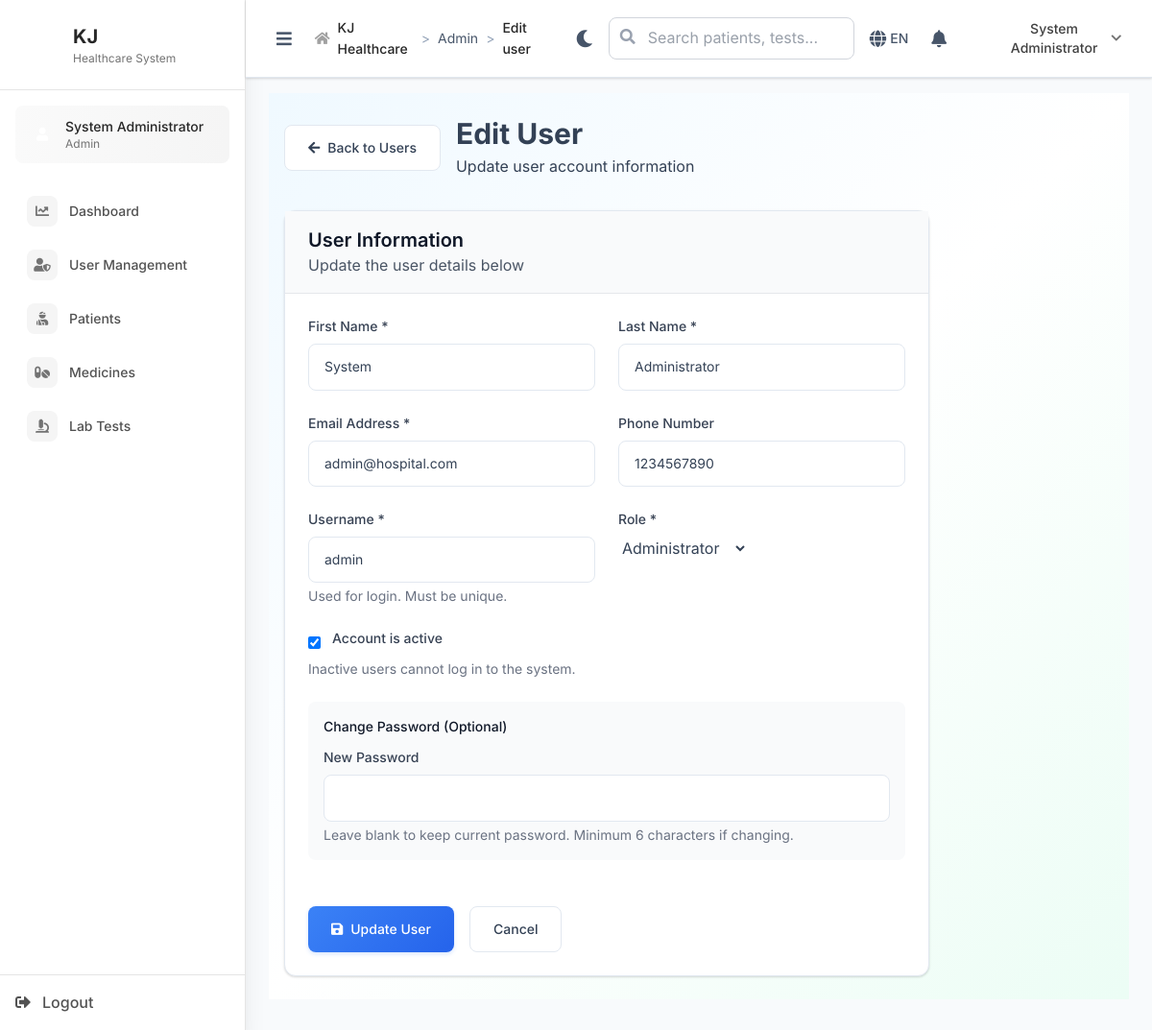
The page /admin/edit_user?id=1 (signed in) on the database as committed earlier.
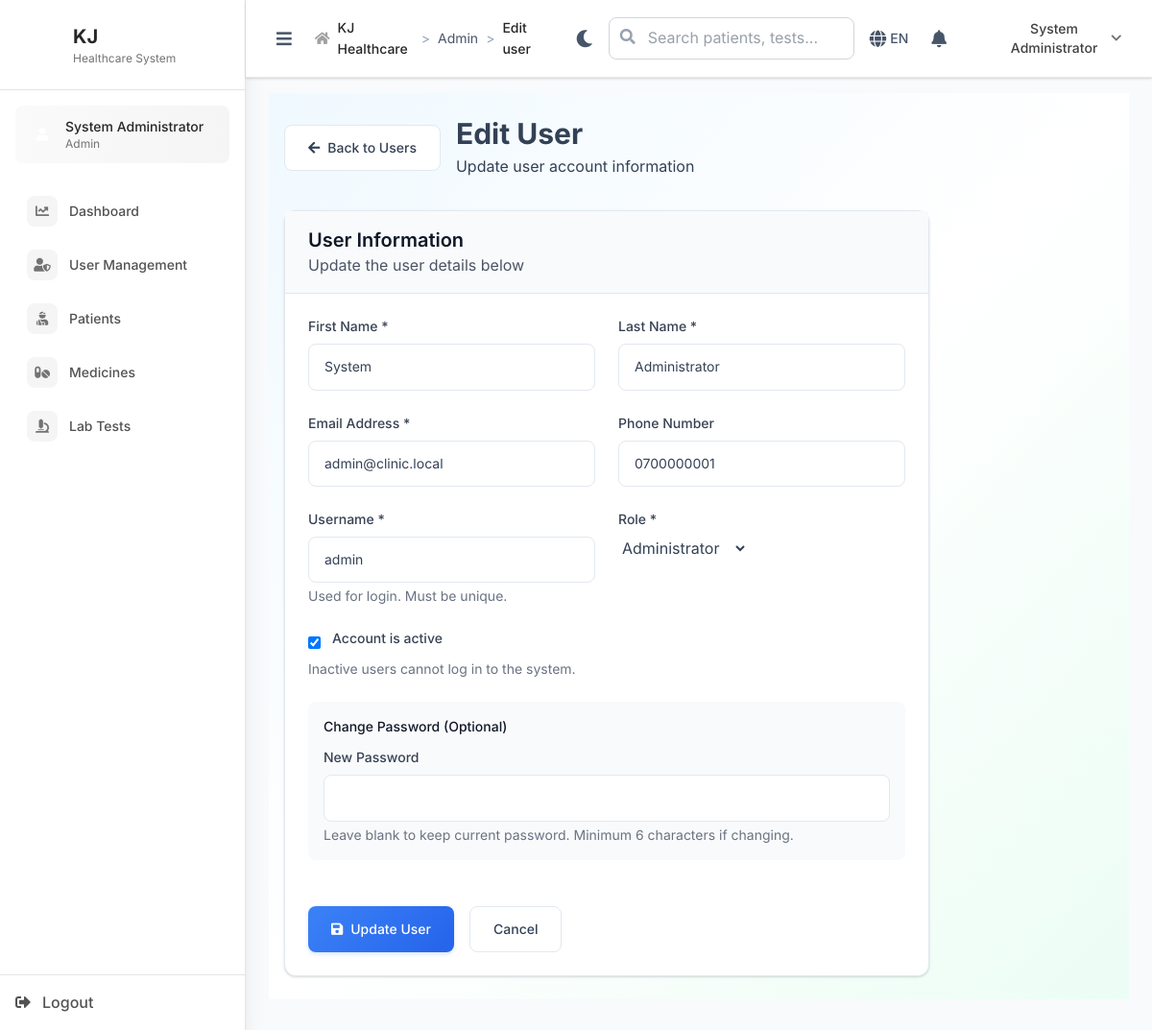
The same page on the database as committed later.
### tables this page shows
CREATE TABLE `users` (
  `id` INT(11) NOT NULL AUTO_INCREMENT,
  `username` VARCHAR(50) NOT NULL UNIQUE,
  `password_hash` VARCHAR(255) NOT NULL,
  `email` VARCHAR(100) NOT NULL UNIQUE,
  `role` ENUM('admin','receptionist','doctor','lab_technician') NOT NULL,
  `first_name` VARCHAR(50) NOT NULL,
  `last_name` VARCHAR(50) NOT NULL,
  `phone` VARCHAR(20) DEFAULT NULL,
  `specialization` VARCHAR(100) DEFAULT NULL COMMENT 'For doctors - future use',
  `is_active` TINYINT(1) DEFAULT 1,
  `created_at` TIMESTAMP NOT NULL DEFAULT CURRENT_TIMESTAMP,
  `updated_at` TIMESTAMP NOT NULL DEFAULT CURRENT_TIMESTAMP ON UPDATE CURRENT_TIMESTAMP,
  PRIMARY KEY (`id`),
  KEY `idx_users_role` (`role`),
  KEY `idx_users_active` (`is_active`)
);

### includes/BaseController.php (called while the page is built, shortened)
<?php
class BaseController {
    public function __construct() {
        global $pdo;
        $this->pdo = $pdo;
    }
    protected function render($view, $data = []) {
        extract($data);
        include __DIR__ . "/../views/{$view}.php";
        include __DIR__ . '/../views/layouts/main.php';
    }
}
?>

### controllers/AdminController.php (called while the page is built, shortened)
<?php
require_once __DIR__ . '/../includes/BaseController.php';
class AdminController extends BaseController {
    public function edit_user() {
        $user_id = $_GET['id'] ?? null;
        $stmt = $this->pdo->prepare("SELECT * FROM users WHERE id = ?");
        $stmt->execute([$user_id]);
        $user = $stmt->fetch();
        $this->render('admin/edit_user', [
            'user' => $user,
            'csrf_token' => $this->generateCSRF()
        ]);
    }
}
?>

### index.php (called while the page is built, shortened)
<?php
$request = $_SERVER['REQUEST_URI'];
$path = parse_url($request, PHP_URL_PATH);
if (strpos($path, BASE_PATH) === 0) {
    $path = substr($path, strlen(BASE_PATH));
}
$path = ltrim($path, '/');
$segments = explode('/', $path);
$controller = $segments[0] ?? 'auth';
$action = $segments[1] ?? 'login';
try {
    $controllerInstance = new $controllerClass();
    $params = array_slice($segments, 2);
    call_user_func_array([$controllerInstance, $action], $params);
} catch (Throwable $e) {
    Logger::error("Error in controller: " . $e->getMessage(), [
        'controller' => $controller,
        'action' => $action,
        'file' => $e->getFile(),
        'line' => $e->getLine(),
        'trace' => $e->getTraceAsString()
    ]);
    error_log("Error in controller: " . $e->getMessage());
    http_response_code(500);
    echo "Internal server error";
}
?>

### views/admin/edit_user.php (the view, shortened to what the changed rows need)
<div class="min-h-screen bg-gradient-to-br from-sky-50 via-white to-emerald-50">
    <div class="container mx-auto px-4 py-6">
        <div class="mb-8">
            <div class="flex items-center gap-4">
                <div>
                    <h1 class="text-3xl font-bold text-primary-900">Edit User</h1>
                </div>
            </div>
        </div>
        <div class="max-w-2xl">
            <div class="card">
                <div class="card-header">
                    <h2 class="text-xl font-semibold text-gray-900">User Information</h2>
                </div>
                <form method="POST" action="edit_user?id=<?= $user['id'] ?>" class="card-body space-y-6">
                    <div class="grid grid-cols-1 md:grid-cols-2 gap-6">
                        <div class="form-group">
                            <label class="form-label">First Name *</label>
                            <input type="text" name="first_name" class="form-input"
                                   value="<?= htmlspecialchars($user['first_name']) ?>" required>
                        </div>
                        <div class="form-group">
                            <label class="form-label">Last Name *</label>
                            <input type="text" name="last_name" class="form-input"
                                   value="<?= htmlspecialchars($user['last_name']) ?>" required>
                        </div>
                    </div>
                    <div class="grid grid-cols-1 md:grid-cols-2 gap-6">
                        <div class="form-group">
                            <label class="form-label">Email Address *</label>
                            <input type="email" name="email" class="form-input"
                                   value="<?= htmlspecialchars($user['email']) ?>" required>
                        </div>
                        <div class="form-group">
                            <label class="form-label">Phone Number</label>
                            <input type="tel" name="phone" class="form-input"
                                   value="<?= htmlspecialchars($user['phone'] ?? '') ?>">
                        </div>
                    </div>
                    <div class="grid grid-cols-1 md:grid-cols-2 gap-6">
                        <div class="form-group">
                            <label class="form-label">Username *</label>
                            <input type="text" name="username" class="form-input"
                                   value="<?= htmlspecialchars($user['username']) ?>" required>
                            <p class="text-sm text-gray-500 mt-1">Used for login. Must be unique.</p>
                        </div>
                        <div class="form-group">
                            <label class="form-label">Role *</label>
                            <select name="role" class="form-select" required>
                                <option value="admin" <?= $user['role'] === 'admin' ? 'selected' : '' ?>>Administrator</option>
                            </select>
                        </div>
                    </div>
                    <div class="form-group">
                        <label class="flex items-center">
                            <input type="checkbox" name="is_active" class="form-checkbox mr-3"
                                   <?= $user['is_active'] ? 'checked' : '' ?>>
                            <span class="form-label mb-0">Account is active</span>
                        </label>
                    </div>
                </form>
            </div>
        </div>
    </div>
</div>

Rows that differ between the two databases and show on the page:
changed users "System": email "admin@hospital.com" → "admin@clinic.local"; phone "1234567890" → "0700000001"
